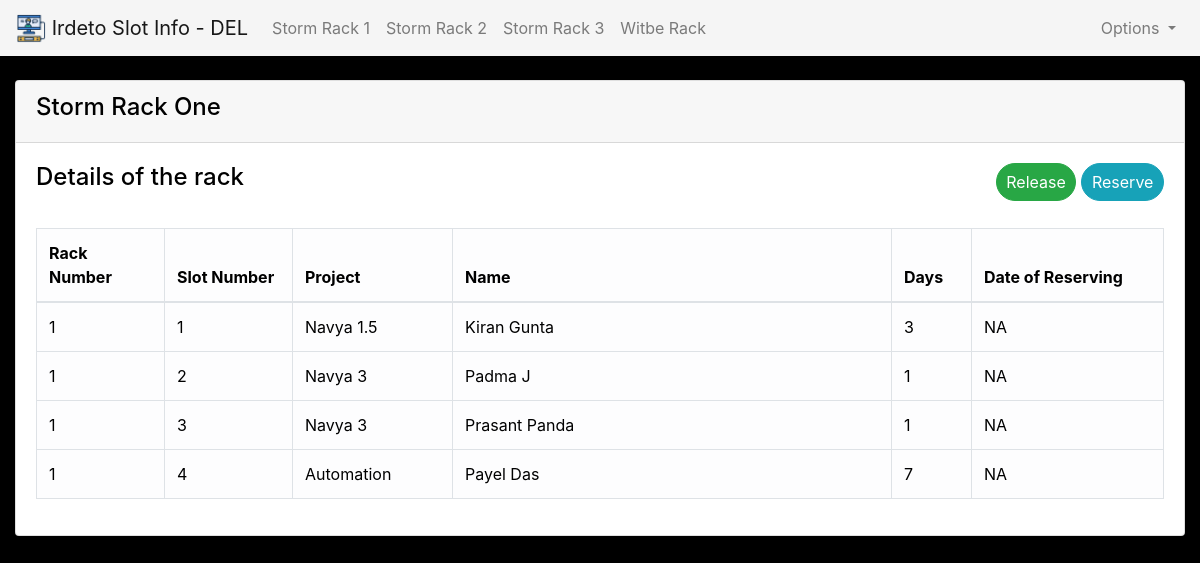
The app's page /rack1 with its own data.
### slotinfo/models.py (models this page shows, shortened)
class Item(db.Model):
        slotID = db.Column(db.String(length=10),primary_key=True)
        rack_number = db.Column(db.Integer(), nullable=False)
        slot_number = db.Column(db.Integer(), nullable=False)
        days_taken = db.Column(db.Integer(),nullable=False)
        project = db.Column(db.String(length=30),nullable=False)
        name = db.Column(db.String(length=50),nullable=False)
        description = db.Column(db.String(length=1024),nullable=True)

### slotinfo/routes.py (the view)
@app.route('/rack1')
def rack_one():
	items = Item.query.filter_by(rack_number=1)
	return render_template('rack1.html',items=items)

### slotinfo/templates/rack1.html (shortened to what this page needs)
{% extends 'base.html' %}
{% block content %}
<br>
<div class="container-fluid">
    <div class="jumbotron-fluid">
        <div class="card" id = "rack-table1" style="color: black;">
            <div class="card-header">
                <h4>Storm Rack One</h4>
            </div>
            <div class="card-body">
                <div class="row">
                    <div class="col">
                        <h4 class="card-title">Details of the rack</h4>
                    </div>
                    <div class="col">
                        <button class="btn btn-outline btn-info float-right badge-pill" style="margin-left: 5px;">Reserve</button>
                        <button class="btn btn-outline btn-success float-right badge-pill" style="margin-bottom: 2px;">Release</button>
                    </div>
                </div>
                <br>
                <table class="table table-hover table-light table-bordered" style="color: black;">
                    <thead style="text-align: center;">
                        <tr style="text-align: justify;">
                            <th scope="col" style="width: 8rem;">Rack Number</th>
                            <th scope="col" style="width: 8rem;">Slot Number</th>
                            <th scope="col" style="width: 10rem;">Project</th>
                            <th scope="col">Name</th>
                            <th scope="col" style="width:5rem;">Days</th>
                            <th scope="col" style="width:12rem;">Date of Reserving</th>
                        </tr>
                    </thead>
                    <tbody>
                        {% for item in items %}
                            <tr style="text-align: justify;">
                                <td>{{item.rack_number}}</td>
                                <td>{{item.slot_number}}</td>
                                <td>{{item.project}}</td>
                                <td>{{item.name}}</td>
                                <td>{{item.days_taken}}</td>
                                <td>NA</td>
                            </tr>
                        {% endfor %}
                    </tbody>
                </table>
            </div>
        </div>
    </div>
</div>
{% endblock %}

### slotinfo/templates/base.html (style rules this page uses)
body { background-color: black; color: white; }

### records on screen
Item: rack_number "1", slot_number "1", project "Navya 1.5", name "Kiran Gunta", days_taken "3"
Item: rack_number "1", slot_number "2", project "Navya 3", name "Padma J", days_taken "1"
Item: rack_number "1", slot_number "3", project "Navya 3", name "Prasant Panda", days_taken "1"
Item: rack_number "1", slot_number "4", project "Automation", name "Payel Das", days_taken "7"
